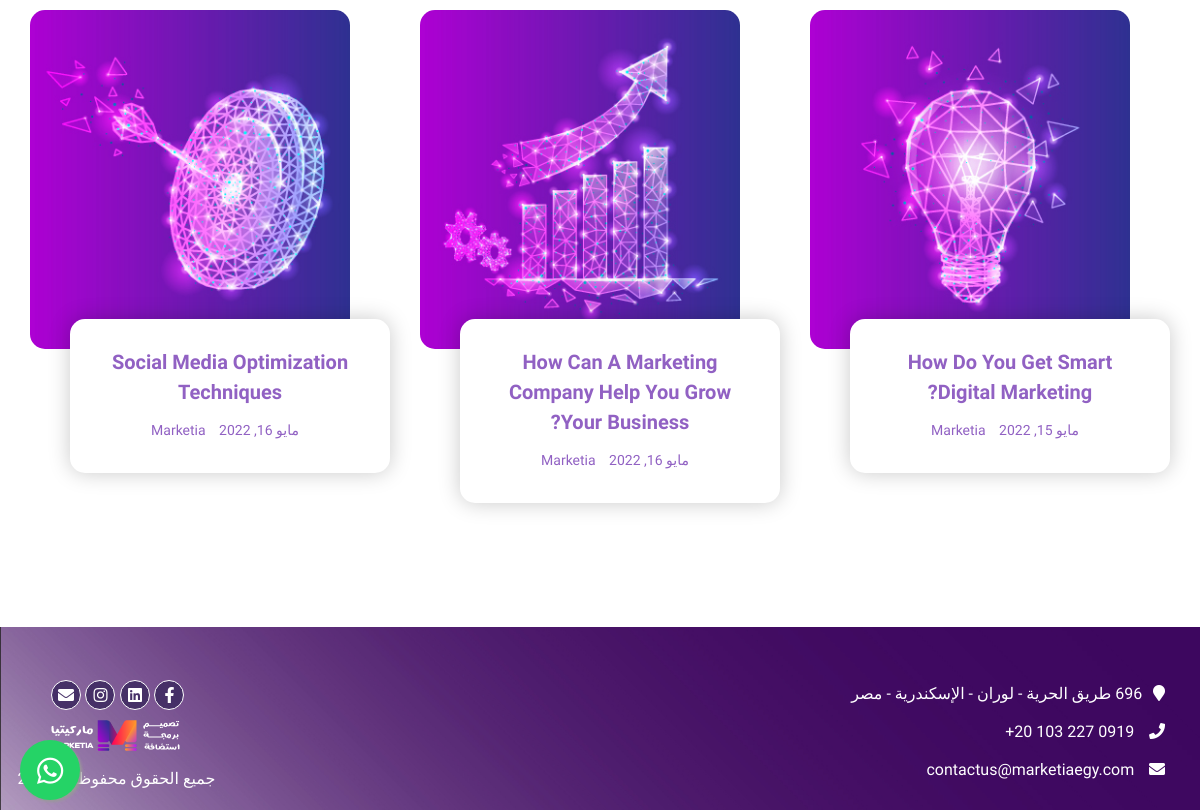
The app's page / (lower part), older data.
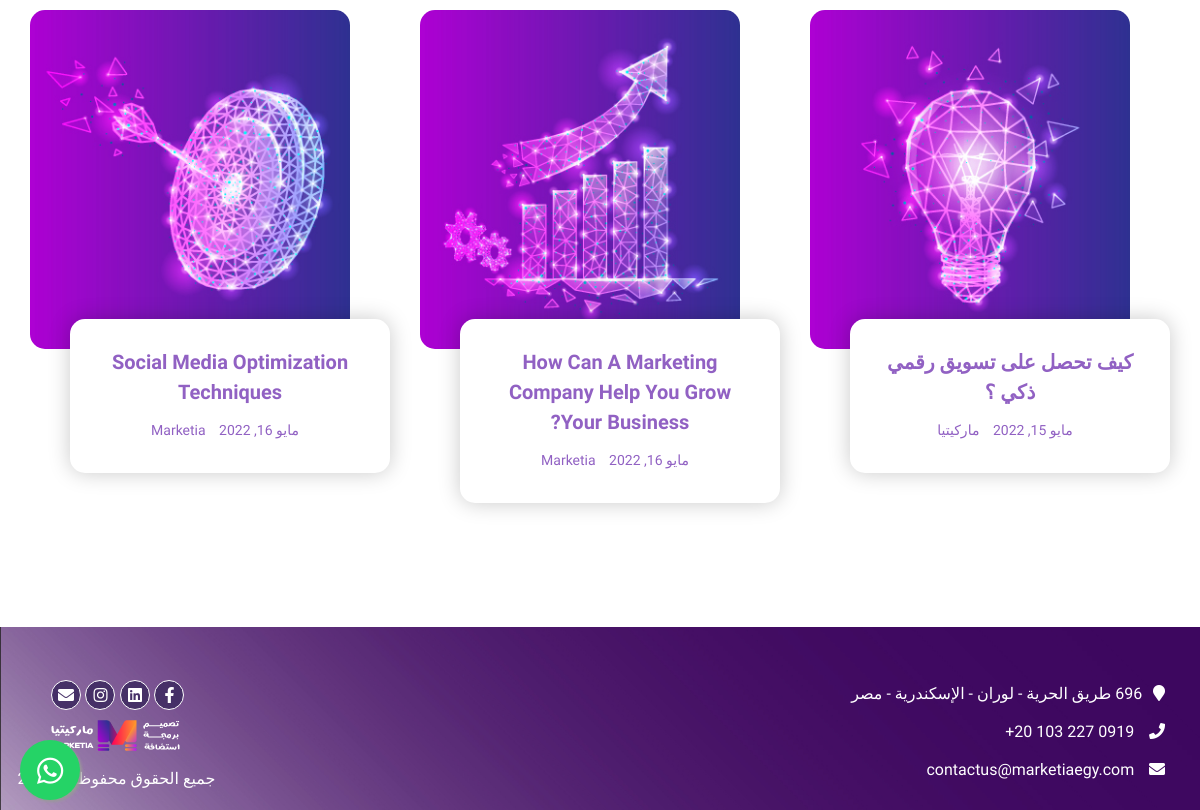
The same page, newer data.
### blog/models.py (models this page shows, shortened)
class Post(models.Model):
    author = models.CharField(max_length=100)
    image_author = models.ImageField(upload_to='post/', blank=True, null=True)
    title = models.CharField(max_length=100)
    tags = models.ManyToManyField(Tag)
    post_views = models.PositiveIntegerField(default=0)
    image_home = models.ImageField(upload_to='post/', blank=True, null=True)
    image_list = models.ImageField(upload_to='post/', blank=True, null=True)
    image_detail_head = models.ImageField(upload_to='post/', blank=True, null=True)
    image_detail_body = models.ImageField(upload_to='post/', blank=True, null=True)
    created_at = models.DateField()
    description_one = models.TextField()
    description_two = models.TextField()
    description_three = models.TextField()
    description_blockquote = models.TextField()
    category = models.ManyToManyField(Category, related_name='post_category')
    slug = models.SlugField(blank=True, null=True)
    class Meta:
        ordering = ['created_at']
    def get_absolute_url(self):
        return reverse('blog:post_detail', kwargs={'slug': self.slug})

### Marketia/views.py (the view)
# urls.py: path('', views.home, name='home'),
def home(request):
    posts = Post.objects.all()[:3]
    services = Services.objects.all()
    clients = ClientLogo.objects.all()
    return render(request, 'home/index.html', {
        'posts': posts,
        'services': services,
        'clients': clients
    })

### templates/home/index.html (shortened to what this page needs)
{% extends 'base.html' %}
{% load static %}
{% load i18n %}
{% block body %}
                    {% get_current_language as LANGUAGE_CODE %}
                            {% get_current_language as LANGUAGE_CODE %}
                            {% get_current_language as LANGUAGE_CODE %}
                             {% get_current_language as LANGUAGE_CODE %}
                             {% get_current_language as LANGUAGE_CODE %}
                                    {% get_current_language as LANGUAGE_CODE %}
                        {% get_current_language as LANGUAGE_CODE %}
                    {% get_current_language as LANGUAGE_CODE %}
                        {% get_current_language as LANGUAGE_CODE %}
                    {% get_current_language as LANGUAGE_CODE %}
                    {% get_current_language as LANGUAGE_CODE %}
    <section class="news-section" id="blog_id">
        <div class="auto-container">
            <div class="row m-auto">
                {% for post in posts %}
                <div class="news-block col-lg-4 col-md-6 col-sm-12">
                    <div class="inner-box">
                        <div class="image-box">
                            <figure class="image"><img src="{{post.image_home.url}}" alt="Posts Marketia"></figure>
                        </div>
                        <div class="caption-box">
                            <h3><a href="{{post.get_absolute_url}}">{{post.title}}</a></h3>
                            <ul class="info">
                                <li>{{post.created_at|date:"F j, Y"}}</li>
                                <li>{{post.author}}</li>
                            </ul>
                        </div>
                    </div>
                </div>
                {% endfor %}
            </div>
        </div>
    </section>
{% endblock body %}

### templates/base.html (shortened to what this page needs)
<!DOCTYPE html>
{% load static %}
{% load i18n %}
<html>
<head>
    {% get_current_language as LANGUAGE_CODE %}
    {% get_current_language as LANGUAGE_CODE %}
    {% if LANGUAGE_CODE == 'en' %}
        <link rel="stylesheet" type="text/css" href="{% static 'css/bootstrap.min.css' %}">
    {% else %}
        <link rel="preload" type="text/css" href="{% static 'css/bootstrap.min-rtl.css' %}" as="style" onload="this.rel='stylesheet'">
    {% endif %}
    <link rel="preload" type="text/css" href="{% static 'css/normalize.css' %}" as="style" onload="this.rel='stylesheet'">
    <link rel="preload" type="text/css" href="{% static 'css/uni-style.css' %}" as="style" onload="this.rel='stylesheet'">
    {% get_current_language as LANGUAGE_CODE %}
    {% if LANGUAGE_CODE == 'en' %}
        <link type="text/css" rel="stylesheet" href="{% static 'css/style.css'%}" />
    {% else %}
        <link type="text/css" rel="preload" href="{% static 'css/style-rtl.css'%}" as="style" onload="this.rel='stylesheet'" />
    {% endif %}
    <link href="{% static 'lib/animate/animate.min.css' %}" rel="preload" as="style" onload="this.rel='stylesheet'">
    {% get_current_language as LANGUAGE_CODE %}
    {% if LANGUAGE_CODE == 'en' %}
        <link rel="stylesheet" href="{% static 'css/venobox.css' %}">
    {% else %}
        <link rel="preload" href="{% static 'css/venobox-rtl.css' %}" as="style" onload="this.rel='stylesheet'"/>
    {% endif %}
    {% get_current_language as LANGUAGE_CODE %}
    {% if LANGUAGE_CODE == 'en' %}
        <link rel="stylesheet" type="text/css" href="{% static 'css/owl.carousel.min.css' %}"/>
    {% else %}
        <link rel="preload" type="text/css" href="{% static 'css/owl.carousel.min-rtl.css' %}" as="style" onload="this.rel='stylesheet'"/>
    {% endif %}
    <link href="https://use.fontawesome.com/releases/v5.0.8/css/all.css" rel="stylesheet"  media="print" onload="this.onload=null;this.removeAttribute('media');">
    <link rel="stylesheet" href="https://cdnjs.cloudflare.com/ajax/libs/font-awesome/4.7.0/css/font-awesome.min.css"  media="print" onload="this.onload=null;this.removeAttribute('media');">
    <link rel="stylesheet" href="https://use.fontawesome.com/releases/v5.8.1/css/all.css"  media="print" onload="this.onload=null;this.removeAttribute('media');">
    {% get_current_language as LANGUAGE_CODE %}
    {% if LANGUAGE_CODE == 'en' %}
        <link rel="stylesheet" href="{% static 'css/responsive.css' %}">
    {% else %}
        <link rel="stylesheet" href="{% static 'css/responsive-rtl.css' %}">
    {% endif %}
</head>
<body data-spy="scroll" data-target=".navbar" data-offset="60">
            {% get_current_language as LANGUAGE_CODE %}
                        {% get_current_language as LANGUAGE_CODE %}
                        {% get_available_languages as LANGUAGES %}
                        {% get_language_info_list for LANGUAGES as languages %}
    {% block body %}
    {% endblock body %}
    <section class="contactud-sec" id="contact_id">
        <div class="footer-copyright responsive">
           <div class="container">
                <div class="row">
                <div class="col-md-6">
                     <div class="contact-form-in">
                        <p class="address"><i class="fa fa-map-marker"></i><a href="#">{% trans "696 El-Horeya Road, Loran, Alexandria, Egypt" %}</a> </p>
                        <p class="phone"><i class="fa fa-phone"></i> <a href="tel:+20 103 227 0919">{% trans "+20 103 227 0919" %}</a> </p>
                        <p class="email"><i class="fa fa-envelope"></i> <a href="mailto:contactus@marketiaegy.com" target="_blank"> contactus@marketiaegy.com</a> </p>
                     </div>
                </div>
                <div class="col-md-6">
                    <div class="copyright">
                         <ul class="social-footer">
                            <li><a href="https://www.facebook.com/Marketia-for-Business-Solutions-111826808025402" target="_blank" class="btn"><i class="fab fa-facebook-f"></i></a></li>
                            <li><a href="https://www.linkedin.com/company/marketia-egypt" class="btn"><i class="fab fa-linkedin"></i></a></li>
                            <li><a href="https://www.instagram.com/marketiaegy/?hl=en" target="_blank" class="btn"><i class="fab fa-instagram"></i></a></li>
                            <li><a href="mailto:contactus@marketiaegy.com" target="_blank" class="btn"><i class="fas fa-envelope"></i></a></li>
                         </ul>
                         <img src="{% static 'img/new-image/marketia-logo.webp' %}" alt="logo" class="logo-default" loading="lazy">
                         <p class="all-right">{% trans "All Rights Reserved" %} &copy;{% trans "2022" %}</p>
                    </div>
                </div>
            </div>
           </div>
        </div>
    </section>
    <a href="https://api.whatsapp.com/send?phone=201032270919" class="float bounce" target="_blank">
        <i class="fab fa-whatsapp my-float"></i>
    </a>
    {% get_current_language as LANGUAGE_CODE %}
</body>
</html>

### static/css/uni-style.css (style rules this page uses)
html, body, div, span, applet, object, iframe, h1, h2, h3, h4, h5, h6, p, blockquote, pre, a, abbr, acronym, address, big, cite, code, del, dfn, em, img, ins, kbd, q, s, samp, small, strike, strong, sub, sup, tt, var, b, u, i, center, dl, dt, dd, ol, ul, li, fieldset, form, label, legend, table, caption, tbody, tfoot, thead, tr, th, td, article, aside, canvas, details, embed, figure, figcaption, footer, header, hgroup, menu, nav, output, ruby, section, summary, time, mark, audio, video { margin: 0; padding: 0; border: 0; font-size: 100%; font: inherit; vertical-align: baseline; }
article, aside, details, figcaption, figure, footer, header, hgroup, menu, nav, section { display: block; }
img { max-width: 100%; }
a, a:hover, a:focus { cursor: pointer !important; outline: none; text-decoration: none; }
h1, h2, h3, h4, h5, h6 { font-weight: 400; color: #1e2c34; margin: 0; padding: 0; }
ul, li { margin: 0; padding: 0; list-style: none; }
p { line-height: 2; }
body { font-weight: 400; font-size: 14px; font-family: 'Cairo', sans-serif; line-height: 26px; letter-spacing: 0; }

Row changes from the older to the newer data that the page shows:
changed Post: title "How Do You Get Smart Digital Marketing?" → "كيف تحصل على تسويق رقمي ذكي ؟"; author "Marketia" → "ماركيتيا"
